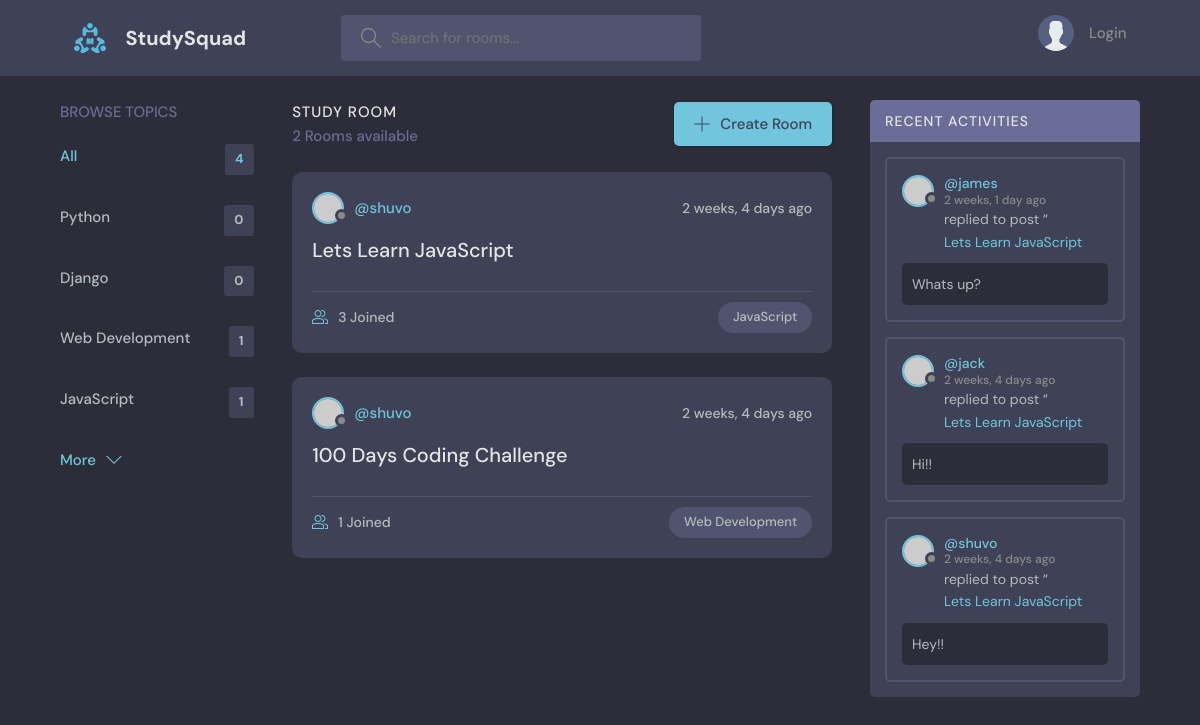
The app's page /, older data.
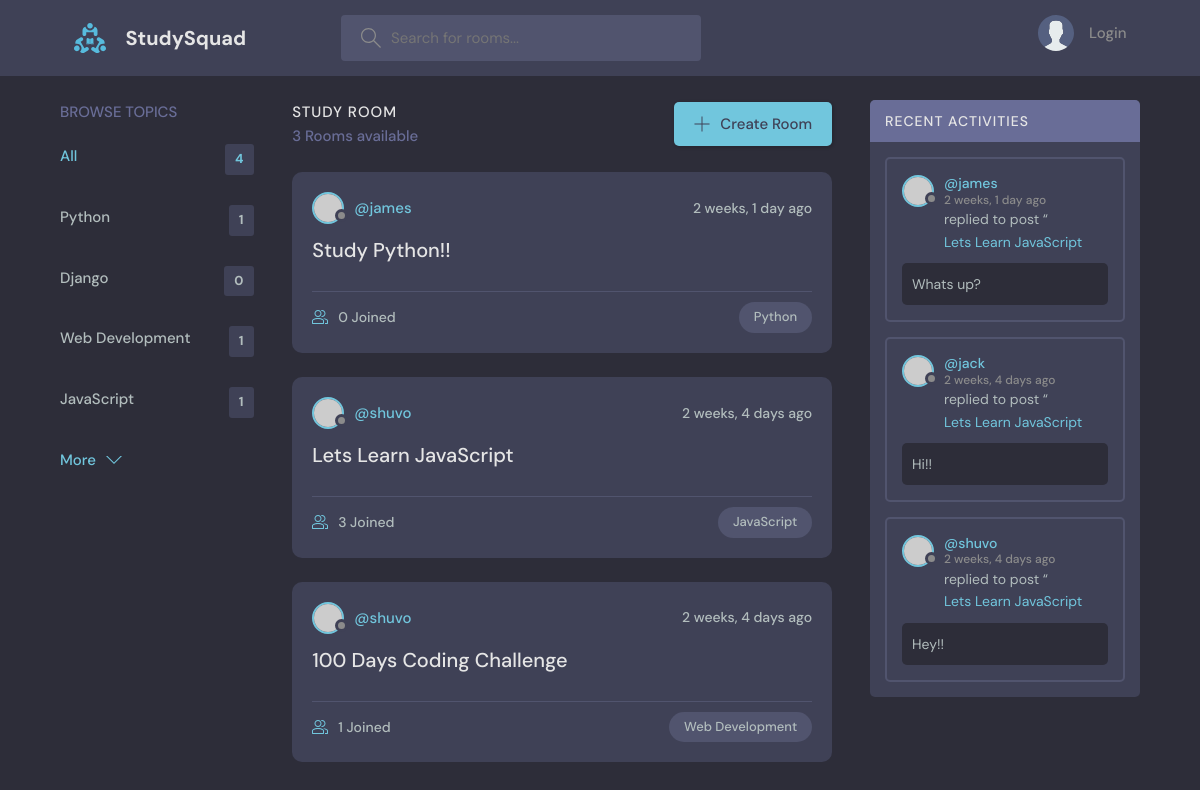
The same page, newer data.
### base/models.py (models this page shows, shortened)
class Topic(models.Model):
    name = models.CharField(max_length=200)

class Room(models.Model):
    host = models.ForeignKey(User, on_delete=models.SET_NULL, null=True)
    topic = models.ForeignKey(Topic, on_delete=models.SET_NULL, null=True)
    name = models.CharField(max_length=200)
    description = models.TextField(null=True, blank=True)
    participants = models.ManyToManyField(User, related_name='participants', blank=True)
    updated = models.DateTimeField(auto_now=True)
    created = models.DateTimeField(auto_now_add=True)
    class Meta:
        ordering = ['-updated', '-created']
    def __str__(self):
        return self.name

class Message(models.Model):
    user = models.ForeignKey(User, on_delete=models.CASCADE)
    room = models.ForeignKey(Room, on_delete=models.CASCADE)
    body = models.TextField()
    updated = models.DateTimeField(auto_now=True)
    created = models.DateTimeField(auto_now_add=True)
    class Meta:
        ordering = ['-updated', '-created']

### base/views.py (the view)
# urls.py: 2. Add a URL to urlpatterns:  path('', views.home, name='home')
def home(request):
    q = request.GET.get('q') if request.GET.get('q') != None else ''
    rooms = Room.objects.filter(
        Q(topic__name__icontains=q) |
        Q(name__icontains=q) |
        Q(description__icontains=q)
    )
    topics = Topic.objects.all()
    room_count = rooms.count()
    room_messages = Message.objects.filter(Q(room__topic__name__icontains=q))
    context = {'rooms':rooms, 'topics':topics, 'room_count':room_count, 'room_messages': room_messages}
    return render(request, 'base/home.html', context)

### base/templates/base/home.html (shortened to what this page needs)
{% extends 'main.html' %}
{% block content %}
<main class="layout layout--3">
      <div class="container">
        {% include 'base/topic_component.html' %}
        <div class="roomList">
          <div class="roomList__header">
            <div>
              <h2>Study Room</h2>
              <p>{{room_count}} Rooms available</p>
            </div>
            <a class="btn btn--main" href="{% url 'create-room' %}">
              <svg version="1.1" xmlns="http://www.w3.org/2000/svg" width="32" height="32" viewBox="0 0 32 32">
                <title>add</title>
                <path
                  d="M16.943 0.943h-1.885v14.115h-14.115v1.885h14.115v14.115h1.885v-14.115h14.115v-1.885h-14.115v-14.115z"
                ></path>
              </svg>
              Create Room
            </a>
          </div>
          {% include 'base/feed_component.html' %}
        </div>
        {% include 'base/activity_component.html' %}
      </div>
    </main>
    {% endblock %}

### base/templates/base/topic_component.html
<div class="topics">
  <div class="topics__header">
    <h2>Browse Topics</h2>
  </div>
  <ul class="topics__list">
    <li>
      <a href="{% url 'home' %}" class="active">All <span>{{topics.count}}</span></a>
    </li>
    {% for topic in topics %}
    <li>
      <a href="{% url 'home' %}?q={{topic.name}}">{{topic.name}} <span>{{topic.room_set.all.count}}</span></a>
    </li>
    {% endfor %}
  </ul>
  <a class="btn btn--link" href="topics.html">
    More
    <svg version="1.1" xmlns="http://www.w3.org/2000/svg" width="32" height="32" viewBox="0 0 32 32">
      <title>chevron-down</title>
      <path d="M16 21l-13-13h-3l16 16 16-16h-3l-13 13z"></path>
    </svg>
  </a>
</div>

### base/templates/base/feed_component.html (shortened to what this page needs)
{% for room in rooms %}
<div class="roomListRoom">
  <div class="roomListRoom__header">
    <a href="{% url 'user-profile' room.host.id %}" class="roomListRoom__author">
      <div class="avatar avatar--small">
        <img src="https://randomuser.me/api/portraits/women/11.jpg" />
      </div>
      <span>@{{room.host.username}}</span>
    </a>
    <div class="roomListRoom__actions">
      <span>{{room.created|timesince}} ago</span>
    </div>
  </div>
  <div class="roomListRoom__content">
    <a href="{% url 'room' room.id %}">{{room.name}}</a>
  </div>
  <div class="roomListRoom__meta">
    <a href="{% url 'room' room.id %}" class="roomListRoom__joined">
      {{room.participants.all.count}} Joined
    </a>
    <p class="roomListRoom__topic">{{room.topic.name}}</p>
  </div>
</div>
{% endfor %}

### base/templates/base/activity_component.html (shortened to what this page needs)
<div class="activities">
  <div class="activities__header">
    <h2>Recent Activities</h2>
  </div>
  {% for message in room_messages %}
  <div class="activities__box">
    <div class="activities__boxHeader roomListRoom__header">
      <a href="{% url 'user-profile' message.user.id %}" class="roomListRoom__author">
        <div class="avatar avatar--small">
          <img src="https://randomuser.me/api/portraits/women/11.jpg" />
        </div>
        <p>
          @{{message.user}}
          <span>{{message.created|timesince}} ago</span>
        </p>
      </a>
    </div>
    <div class="activities__boxContent">
      <p>replied to post “<a href="{% url 'room' message.room.id %}">{{message.room}}</a></p>
      <div class="activities__boxRoomContent">
        {{message.body}}
      </div>
    </div>
  </div>
  {% endfor %}
</div>

Row changes from the older to the newer data that the page shows:
computed for Topic "Python": room_set.all.count "0" → "1"
added Room: host.username "james", created "2 weeks, 1 day", name "Study Python!!", participants.all.count "0", topic.name "Python"
Text that changed along with them:
{{ room_count }}: "2" → "3"
